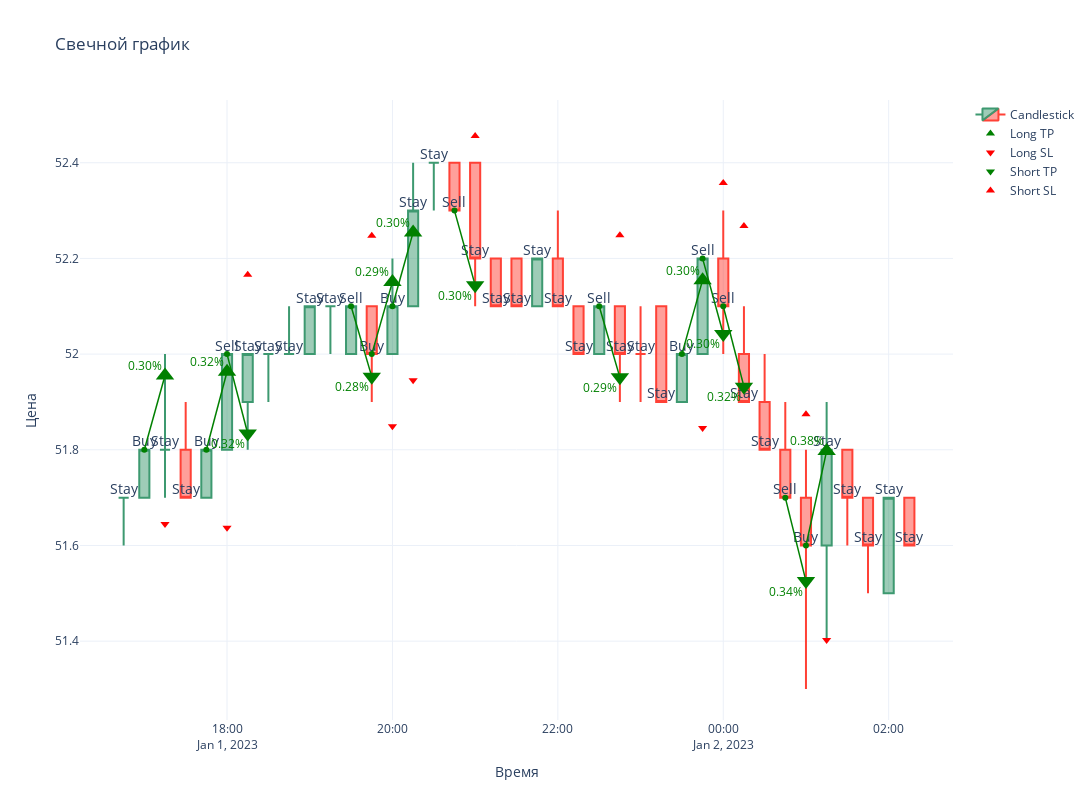

The code cell stored with this chart in its notebook:
### Code cell
# Загрузка и подготовка данных
df = prepare_data('data/AAVE_USDT_15m_candles.csv', multiplier=2)
tp_profit = df[df['target'] == 1]['returns'].mean()
sl_loss = df[df['target'] == -1]['returns'].abs().mean()
print(f"Средний TP: {tp_profit:.4%}, Средний SL: {sl_loss:.4%}")
print(df.target.value_counts())
    
# Визуализация
viz_df = df[65:104]
fig = create_candlestick_chart(viz_df)
add_levels(fig, viz_df)
add_target_annotations(fig, viz_df)
add_trade_lines(fig, viz_df)  # Заменяем предыдущие аннотации
    
fig.show()

### Figure 1 — Plotly figure (JSON) as saved in the notebook; plotly's stock layout.template omitted (floating-point values rounded to 4 significant figures)
{"data": [{"close": [51.7, 51.8, 51.8, 51.7, 51.8, 52, 52, 52, 52, 52.1, 52.1, 52.1, 52, 52.1, 52.3, 52.4, 52.3, 52.2, 52.1, 52.1, 52.2, 52.1, 52, 52.1, 52, 52, 51.9, 52, 52.2, 52.1, 51.9, 51.8, 51.7, 51.6, 51.8, 51.7, 51.6, 51.7, 51.6], "high": [51.7, 51.8, 52, 51.9, 51.8, 52, 52, 52, 52.1, 52.1, 52.1, 52.1, 52.1, 52.2, 52.4, 52.4, 52.4, 52.4, 52.2, 52.2, 52.2, 52.3, 52.1, 52.1, 52.1, 52.1, 52.1, 52, 52.2, 52.3, 52.1, 52, 51.9, 51.8, 51.9, 51.8, 51.7, 51.7, 51.7], "low": [51.6, 51.7, 51.7, 51.7, 51.7, 51.8, 51.8, 51.9, 52, 52, 52, 52, 51.9, 52, 52.1, 52.3, 52.3, 52.1, 52.1, 52.1, 52.1, 52.1, 52, 52, 51.9, 51.9, 51.9, 51.9, 52, 52, 51.9, 51.8, 51.7, 51.3, 51.4, 51.6, 51.5, 51.5, 51.6], "name": "Candlestick", "open": [51.7, 51.7, 51.8, 51.8, 51.7, 51.8, 51.9, 52, 52, 52, 52.1, 52, 52.1, 52, 52.1, 52.4, 52.4, 52.4, 52.2, 52.2, 52.1, 52.2, 52.1, 52, 52.1, 52, 52.1, 51.9, 52, 52.2, 52, 51.9, 51.8, 51.7, 51.6, 51.8, 51.7, 51.5, 51.7], "type": "candlestick", "x": ["2023-01-01T16:45:00", "2023-01-01T17:00:00", "2023-01-01T17:15:00", "2023-01-01T17:30:00", "2023-01-01T17:45:00", "2023-01-01T18:00:00", "2023-01-01T18:15:00", "2023-01-01T18:30:00", "2023-01-01T18:45:00", "2023-01-01T19:00:00", "2023-01-01T19:15:00", "2023-01-01T19:30:00", "2023-01-01T19:45:00", "2023-01-01T20:00:00", "2023-01-01T20:15:00", "2023-01-01T20:30:00", "2023-01-01T20:45:00", "2023-01-01T21:00:00", "2023-01-01T21:15:00", "2023-01-01T21:30:00", "2023-01-01T21:45:00", "2023-01-01T22:00:00", "2023-01-01T22:15:00", "2023-01-01T22:30:00", "2023-01-01T22:45:00", "2023-01-01T23:00:00", "2023-01-01T23:15:00", "2023-01-01T23:30:00", "2023-01-01T23:45:00", "2023-01-02T00:00:00", "2023-01-02T00:15:00", "2023-01-02T00:30:00", "2023-01-02T00:45:00", "2023-01-02T01:00:00", "2023-01-02T01:15:00", "2023-01-02T01:30:00", "2023-01-02T01:45:00", "2023-01-02T02:00:00", "2023-01-02T02:15:00"]}, {"marker": {"color": "green", "size": 8, "symbol": "triangle-up"}, "mode": "markers+text", "name": "Long TP", "textposition": "top center", "type": "scatter", "x": ["2023-01-01T17:15:00", "2023-01-01T18:00:00", "2023-01-01T20:00:00", "2023-01-01T20:15:00", "2023-01-01T23:45:00", "2023-01-02T01:15:00"], "y": [51.96, 51.96, 52.15, 52.25, 52.15, 51.8]}, {"marker": {"color": "red", "size": 8, "symbol": "triangle-down"}, "mode": "markers+text", "name": "Long SL", "textposition": "bottom center", "type": "scatter", "x": ["2023-01-01T17:15:00", "2023-01-01T18:00:00", "2023-01-01T20:00:00", "2023-01-01T20:15:00", "2023-01-01T23:45:00", "2023-01-02T01:15:00"], "y": [51.64, 51.64, 51.85, 51.95, 51.85, 51.4]}, {"marker": {"color": "green", "size": 8, "symbol": "triangle-down"}, "mode": "markers+text", "name": "Short TP", "textposition": "bottom center", "type": "scatter", "x": ["2023-01-01T18:15:00", "2023-01-01T19:45:00", "2023-01-01T21:00:00", "2023-01-01T22:45:00", "2023-01-02T00:00:00", "2023-01-02T00:15:00", "2023-01-02T01:00:00"], "y": [51.83, 51.95, 52.14, 51.95, 52.04, 51.93, 51.53]}, {"marker": {"color": "red", "size": 8, "symbol": "triangle-up"}, "mode": "markers+text", "name": "Short SL", "textposition": "top center", "type": "scatter", "x": ["2023-01-01T18:15:00", "2023-01-01T19:45:00", "2023-01-01T21:00:00", "2023-01-01T22:45:00", "2023-01-02T00:00:00", "2023-01-02T00:15:00", "2023-01-02T01:00:00"], "y": [52.17, 52.25, 52.46, 52.25, 52.36, 52.27, 51.87]}, {"mode": "text", "showlegend": false, "text": "Stay", "textfont": {"size": 14}, "textposition": "top center", "type": "scatter", "x": ["2023-01-01T16:45:00"], "y": [51.7]}, {"mode": "text", "showlegend": false, "text": "Buy", "textfont": {"size": 14}, "textposition": "top center", "type": "scatter", "x": ["2023-01-01T17:00:00"], "y": [51.8]}, {"mode": "text", "showlegend": false, "text": "Stay", "textfont": {"size": 14}, "textposition": "top center", "type": "scatter", "x": ["2023-01-01T17:15:00"], "y": [51.8]}, {"mode": "text", "showlegend": false, "text": "Stay", "textfont": {"size": 14}, "textposition": "top center", "type": "scatter", "x": ["2023-01-01T17:30:00"], "y": [51.7]}, {"mode": "text", "showlegend": false, "text": "Buy", "textfont": {"size": 14}, "textposition": "top center", "type": "scatter", "x": ["2023-01-01T17:45:00"], "y": [51.8]}, {"mode": "text", "showlegend": false, "text": "Sell", "textfont": {"size": 14}, "textposition": "top center", "type": "scatter", "x": ["2023-01-01T18:00:00"], "y": [52]}, {"mode": "text", "showlegend": false, "text": "Stay", "textfont": {"size": 14}, "textposition": "top center", "type": "scatter", "x": ["2023-01-01T18:15:00"], "y": [52]}, {"mode": "text", "showlegend": false, "text": "Stay", "textfont": {"size": 14}, "textposition": "top center", "type": "scatter", "x": ["2023-01-01T18:30:00"], "y": [52]}, {"mode": "text", "showlegend": false, "text": "Stay", "textfont": {"size": 14}, "textposition": "top center", "type": "scatter", "x": ["2023-01-01T18:45:00"], "y": [52]}, {"mode": "text", "showlegend": false, "text": "Stay", "textfont": {"size": 14}, "textposition": "top center", "type": "scatter", "x": ["2023-01-01T19:00:00"], "y": [52.1]}, {"mode": "text", "showlegend": false, "text": "Stay", "textfont": {"size": 14}, "textposition": "top center", "type": "scatter", "x": ["2023-01-01T19:15:00"], "y": [52.1]}, {"mode": "text", "showlegend": false, "text": "Sell", "textfont": {"size": 14}, "textposition": "top center", "type": "scatter", "x": ["2023-01-01T19:30:00"], "y": [52.1]}, {"mode": "text", "showlegend": false, "text": "Buy", "textfont": {"size": 14}, "textposition": "top center", "type": "scatter", "x": ["2023-01-01T19:45:00"], "y": [52]}, {"mode": "text", "showlegend": false, "text": "Buy", "textfont": {"size": 14}, "textposition": "top center", "type": "scatter", "x": ["2023-01-01T20:00:00"], "y": [52.1]}, {"mode": "text", "showlegend": false, "text": "Stay", "textfont": {"size": 14}, "textposition": "top center", "type": "scatter", "x": ["2023-01-01T20:15:00"], "y": [52.3]}, {"mode": "text", "showlegend": false, "text": "Stay", "textfont": {"size": 14}, "textposition": "top center", "type": "scatter", "x": ["2023-01-01T20:30:00"], "y": [52.4]}, {"mode": "text", "showlegend": false, "text": "Sell", "textfont": {"size": 14}, "textposition": "top center", "type": "scatter", "x": ["2023-01-01T20:45:00"], "y": [52.3]}, {"mode": "text", "showlegend": false, "text": "Stay", "textfont": {"size": 14}, "textposition": "top center", "type": "scatter", "x": ["2023-01-01T21:00:00"], "y": [52.2]}, {"mode": "text", "showlegend": false, "text": "Stay", "textfont": {"size": 14}, "textposition": "top center", "type": "scatter", "x": ["2023-01-01T21:15:00"], "y": [52.1]}, {"mode": "text", "showlegend": false, "text": "Stay", "textfont": {"size": 14}, "textposition": "top center", "type": "scatter", "x": ["2023-01-01T21:30:00"], "y": [52.1]}, {"mode": "text", "showlegend": false, "text": "Stay", "textfont": {"size": 14}, "textposition": "top center", "type": "scatter", "x": ["2023-01-01T21:45:00"], "y": [52.2]}, {"mode": "text", "showlegend": false, "text": "Stay", "textfont": {"size": 14}, "textposition": "top center", "type": "scatter", "x": ["2023-01-01T22:00:00"], "y": [52.1]}, {"mode": "text", "showlegend": false, "text": "Stay", "textfont": {"size": 14}, "textposition": "top center", "type": "scatter", "x": ["2023-01-01T22:15:00"], "y": [52]}, {"mode": "text", "showlegend": false, "text": "Sell", "textfont": {"size": 14}, "textposition": "top center", "type": "scatter", "x": ["2023-01-01T22:30:00"], "y": [52.1]}, {"mode": "text", "showlegend": false, "text": "Stay", "textfont": {"size": 14}, "textposition": "top center", "type": "scatter", "x": ["2023-01-01T22:45:00"], "y": [52]}, {"mode": "text", "showlegend": false, "text": "Stay", "textfont": {"size": 14}, "textposition": "top center", "type": "scatter", "x": ["2023-01-01T23:00:00"], "y": [52]}, {"mode": "text", "showlegend": false, "text": "Stay", "textfont": {"size": 14}, "textposition": "top center", "type": "scatter", "x": ["2023-01-01T23:15:00"], "y": [51.9]}, {"mode": "text", "showlegend": false, "text": "Buy", "textfont": {"size": 14}, "textposition": "top center", "type": "scatter", "x": ["2023-01-01T23:30:00"], "y": [52]}, {"mode": "text", "showlegend": false, "text": "Sell", "textfont": {"size": 14}, "textposition": "top center", "type": "scatter", "x": ["2023-01-01T23:45:00"], "y": [52.2]}, {"mode": "text", "showlegend": false, "text": "Sell", "textfont": {"size": 14}, "textposition": "top center", "type": "scatter", "x": ["2023-01-02T00:00:00"], "y": [52.1]}, {"mode": "text", "showlegend": false, "text": "Stay", "textfont": {"size": 14}, "textposition": "top center", "type": "scatter", "x": ["2023-01-02T00:15:00"], "y": [51.9]}, {"mode": "text", "showlegend": false, "text": "Stay", "textfont": {"size": 14}, "textposition": "top center", "type": "scatter", "x": ["2023-01-02T00:30:00"], "y": [51.8]}, {"mode": "text", "showlegend": false, "text": "Sell", "textfont": {"size": 14}, "textposition": "top center", "type": "scatter", "x": ["2023-01-02T00:45:00"], "y": [51.7]}, {"mode": "text", "showlegend": false, "text": "Buy", "textfont": {"size": 14}, "textposition": "top center", "type": "scatter", "x": ["2023-01-02T01:00:00"], "y": [51.6]}, {"mode": "text", "showlegend": false, "text": "Stay", "textfont": {"size": 14}, "textposition": "top center", "type": "scatter", "x": ["2023-01-02T01:15:00"], "y": [51.8]}, {"mode": "text", "showlegend": false, "text": "Stay", "textfont": {"size": 14}, "textposition": "top center", "type": "scatter", "x": ["2023-01-02T01:30:00"], "y": [51.7]}, {"mode": "text", "showlegend": false, "text": "Stay", "textfont": {"size": 14}, "textposition": "top center", "type": "scatter", "x": ["2023-01-02T01:45:00"], "y": [51.6]}, {"mode": "text", "showlegend": false, "text": "Stay", "textfont": {"size": 14}, "textposition": "top center", "type": "scatter", "x": ["2023-01-02T02:00:00"], "y": [51.7]}, {"mode": "text", "showlegend": false, "text": "Stay", "textfont": {"size": 14}, "textposition": "top center", "type": "scatter", "x": ["2023-01-02T02:15:00"], "y": [51.6]}, {"line": {"color": "green", "width": 1.5}, "marker": {"size": 6}, "mode": "lines+markers", "showlegend": false, "type": "scatter", "x": ["2023-01-01T17:00:00", "2023-01-01T17:15:00"], "y": [51.8, 51.96]}, {"marker": {"color": "green", "size": 16, "symbol": "triangle-up"}, "mode": "markers", "showlegend": false, "type": "scatter", "x": ["2023-01-01T17:15:00"], "y": [51.96]}, {"line": {"color": "green", "width": 1.5}, "marker": {"size": 6}, "mode": "lines+markers", "showlegend": false, "type": "scatter", "x": ["2023-01-01T17:45:00", "2023-01-01T18:00:00"], "y": [51.8, 51.96]}, {"marker": {"color": "green", "size": 16, "symbol": "triangle-up"}, "mode": "markers", "showlegend": false, "type": "scatter", "x": ["2023-01-01T18:00:00"], "y": [51.96]}, {"line": {"color": "green", "width": 1.5}, "marker": {"size": 6}, "mode": "lines+markers", "showlegend": false, "type": "scatter", "x": ["2023-01-01T18:00:00", "2023-01-01T18:15:00"], "y": [52, 51.83]}, {"marker": {"color": "green", "size": 16, "symbol": "triangle-down"}, "mode": "markers", "showlegend": false, "type": "scatter", "x": ["2023-01-01T18:15:00"], "y": [51.83]}, {"line": {"color": "green", "width": 1.5}, "marker": {"size": 6}, "mode": "lines+markers", "showlegend": false, "type": "scatter", "x": ["2023-01-01T19:30:00", "2023-01-01T19:45:00"], "y": [52.1, 51.95]}, {"marker": {"color": "green", "size": 16, "symbol": "triangle-down"}, "mode": "markers", "showlegend": false, "type": "scatter", "x": ["2023-01-01T19:45:00"], "y": [51.95]}, {"line": {"color": "green", "width": 1.5}, "marker": {"size": 6}, "mode": "lines+markers", "showlegend": false, "type": "scatter", "x": ["2023-01-01T19:45:00", "2023-01-01T20:00:00"], "y": [52, 52.15]}, {"marker": {"color": "green", "size": 16, "symbol": "triangle-up"}, "mode": "markers", "showlegend": false, "type": "scatter", "x": ["2023-01-01T20:00:00"], "y": [52.15]}, {"line": {"color": "green", "width": 1.5}, "marker": {"size": 6}, "mode": "lines+markers", "showlegend": false, "type": "scatter", "x": ["2023-01-01T20:00:00", "2023-01-01T20:15:00"], "y": [52.1, 52.25]}, {"marker": {"color": "green", "size": 16, "symbol": "triangle-up"}, "mode": "markers", "showlegend": false, "type": "scatter", "x": ["2023-01-01T20:15:00"], "y": [52.25]}, {"line": {"color": "green", "width": 1.5}, "marker": {"size": 6}, "mode": "lines+markers", "showlegend": false, "type": "scatter", "x": ["2023-01-01T20:45:00", "2023-01-01T21:00:00"], "y": [52.3, 52.14]}, {"marker": {"color": "green", "size": 16, "symbol": "triangle-down"}, "mode": "markers", "showlegend": false, "type": "scatter", "x": ["2023-01-01T21:00:00"], "y": [52.14]}, {"line": {"color": "green", "width": 1.5}, "marker": {"size": 6}, "mode": "lines+markers", "showlegend": false, "type": "scatter", "x": ["2023-01-01T22:30:00", "2023-01-01T22:45:00"], "y": [52.1, 51.95]}, {"marker": {"color": "green", "size": 16, "symbol": "triangle-down"}, "mode": "markers", "showlegend": false, "type": "scatter", "x": ["2023-01-01T22:45:00"], "y": [51.95]}, {"line": {"color": "green", "width": 1.5}, "marker": {"size": 6}, "mode": "lines+markers", "showlegend": false, "type": "scatter", "x": ["2023-01-01T23:30:00", "2023-01-01T23:45:00"], "y": [52, 52.15]}, {"marker": {"color": "green", "size": 16, "symbol": "triangle-up"}, "mode": "markers", "showlegend": false, "type": "scatter", "x": ["2023-01-01T23:45:00"], "y": [52.15]}, {"line": {"color": "green", "width": 1.5}, "marker": {"size": 6}, "mode": "lines+markers", "showlegend": false, "type": "scatter", "x": ["2023-01-01T23:45:00", "2023-01-02T00:00:00"], "y": [52.2, 52.04]}, {"marker": {"color": "green", "size": 16, "symbol": "triangle-down"}, "mode": "markers", "showlegend": false, "type": "scatter", "x": ["2023-01-02T00:00:00"], "y": [52.04]}, {"line": {"color": "green", "width": 1.5}, "marker": {"size": 6}, "mode": "lines+markers", "showlegend": false, "type": "scatter", "x": ["2023-01-02T00:00:00", "2023-01-02T00:15:00"], "y": [52.1, 51.93]}, {"marker": {"color": "green", "size": 16, "symbol": "triangle-down"}, "mode": "markers", "showlegend": false, "type": "scatter", "x": ["2023-01-02T00:15:00"], "y": [51.93]}, {"line": {"color": "green", "width": 1.5}, "marker": {"size": 6}, "mode": "lines+markers", "showlegend": false, "type": "scatter", "x": ["2023-01-02T00:45:00", "2023-01-02T01:00:00"], "y": [51.7, 51.53]}, {"marker": {"color": "green", "size": 16, "symbol": "triangle-down"}, "mode": "markers", "showlegend": false, "type": "scatter", "x": ["2023-01-02T01:00:00"], "y": [51.53]}, {"line": {"color": "green", "width": 1.5}, "marker": {"size": 6}, "mode": "lines+markers", "showlegend": false, "type": "scatter", "x": ["2023-01-02T01:00:00", "2023-01-02T01:15:00"], "y": [51.6, 51.8]}, {"marker": {"color": "green", "size": 16, "symbol": "triangle-up"}, "mode": "markers", "showlegend": false, "type": "scatter", "x": ["2023-01-02T01:15:00"], "y": [51.8]}], "layout": {"annotations": [{"font": {"color": "green", "size": 12}, "showarrow": false, "text": "0.30%", "x": "2023-01-01T17:15:00", "xshift": -20, "y": 51.96, "yshift": 10}, {"font": {"color": "green", "size": 12}, "showarrow": false, "text": "0.32%", "x": "2023-01-01T18:00:00", "xshift": -20, "y": 51.96, "yshift": 10}, {"font": {"color": "green", "size": 12}, "showarrow": false, "text": "0.32%", "x": "2023-01-01T18:15:00", "xshift": -20, "y": 51.83, "yshift": -10}, {"font": {"color": "green", "size": 12}, "showarrow": false, "text": "0.28%", "x": "2023-01-01T19:45:00", "xshift": -20, "y": 51.95, "yshift": -10}, {"font": {"color": "green", "size": 12}, "showarrow": false, "text": "0.29%", "x": "2023-01-01T20:00:00", "xshift": -20, "y": 52.15, "yshift": 10}, {"font": {"color": "green", "size": 12}, "showarrow": false, "text": "0.30%", "x": "2023-01-01T20:15:00", "xshift": -20, "y": 52.25, "yshift": 10}, {"font": {"color": "green", "size": 12}, "showarrow": false, "text": "0.30%", "x": "2023-01-01T21:00:00", "xshift": -20, "y": 52.14, "yshift": -10}, {"font": {"color": "green", "size": 12}, "showarrow": false, "text": "0.29%", "x": "2023-01-01T22:45:00", "xshift": -20, "y": 51.95, "yshift": -10}, {"font": {"color": "green", "size": 12}, "showarrow": false, "text": "0.30%", "x": "2023-01-01T23:45:00", "xshift": -20, "y": 52.15, "yshift": 10}, {"font": {"color": "green", "size": 12}, "showarrow": false, "text": "0.30%", "x": "2023-01-02T00:00:00", "xshift": -20, "y": 52.04, "yshift": -10}, {"font": {"color": "green", "size": 12}, "showarrow": false, "text": "0.32%", "x": "2023-01-02T00:15:00", "xshift": -20, "y": 51.93, "yshift": -10}, {"font": {"color": "green", "size": 12}, "showarrow": false, "text": "0.34%", "x": "2023-01-02T01:00:00", "xshift": -20, "y": 51.53, "yshift": -10}, {"font": {"color": "green", "size": 12}, "showarrow": false, "text": "0.38%", "x": "2023-01-02T01:15:00", "xshift": -20, "y": 51.8, "yshift": 10}], "height": 800, "title": {"text": "Свечной график"}, "width": 1500, "xaxis": {"rangeslider": {"visible": false}, "title": {"text": "Время"}}, "yaxis": {"title": {"text": "Цена"}}}}
